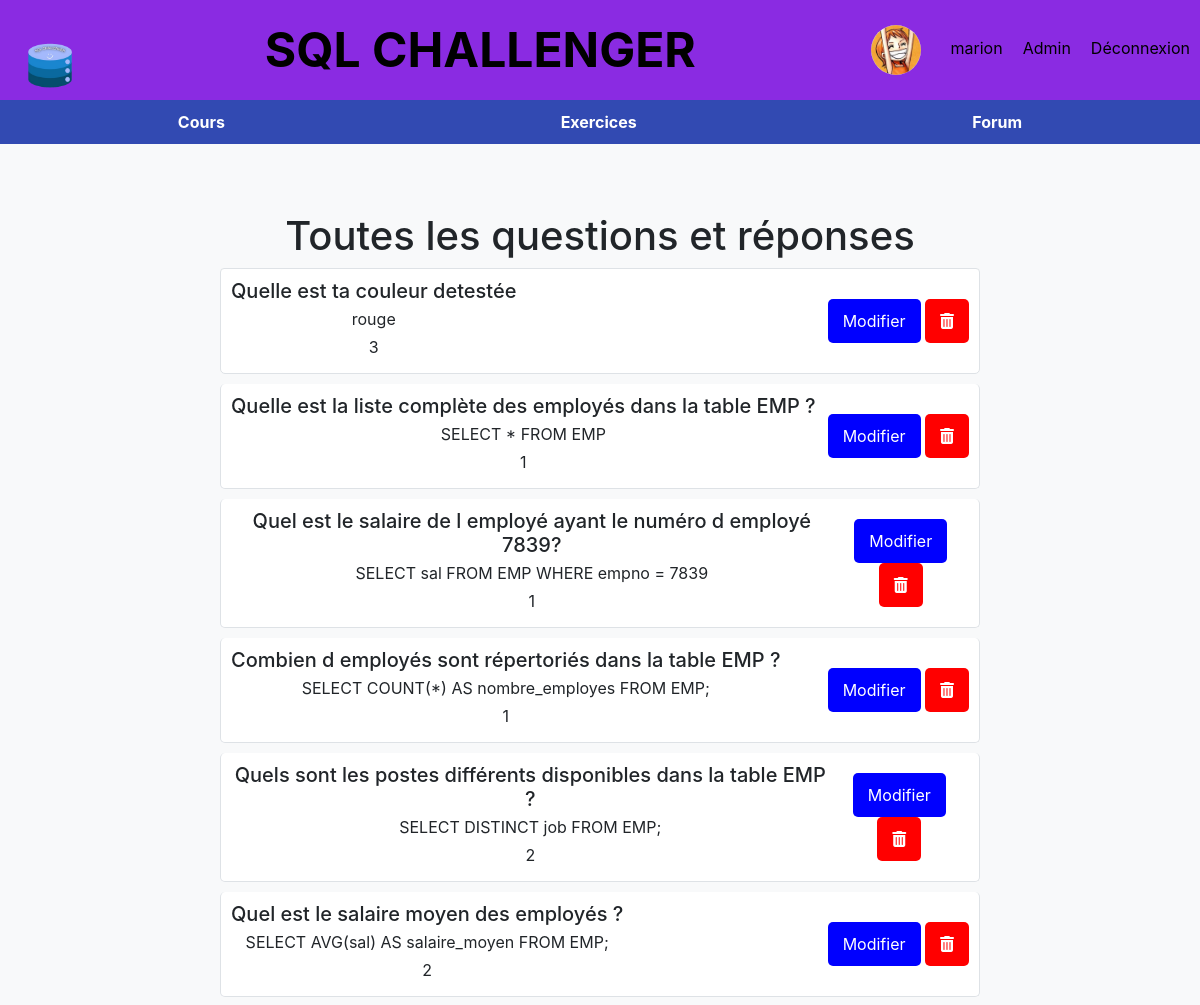
Page /gerer_questions.php (signed in, upper part) on the earlier database version.
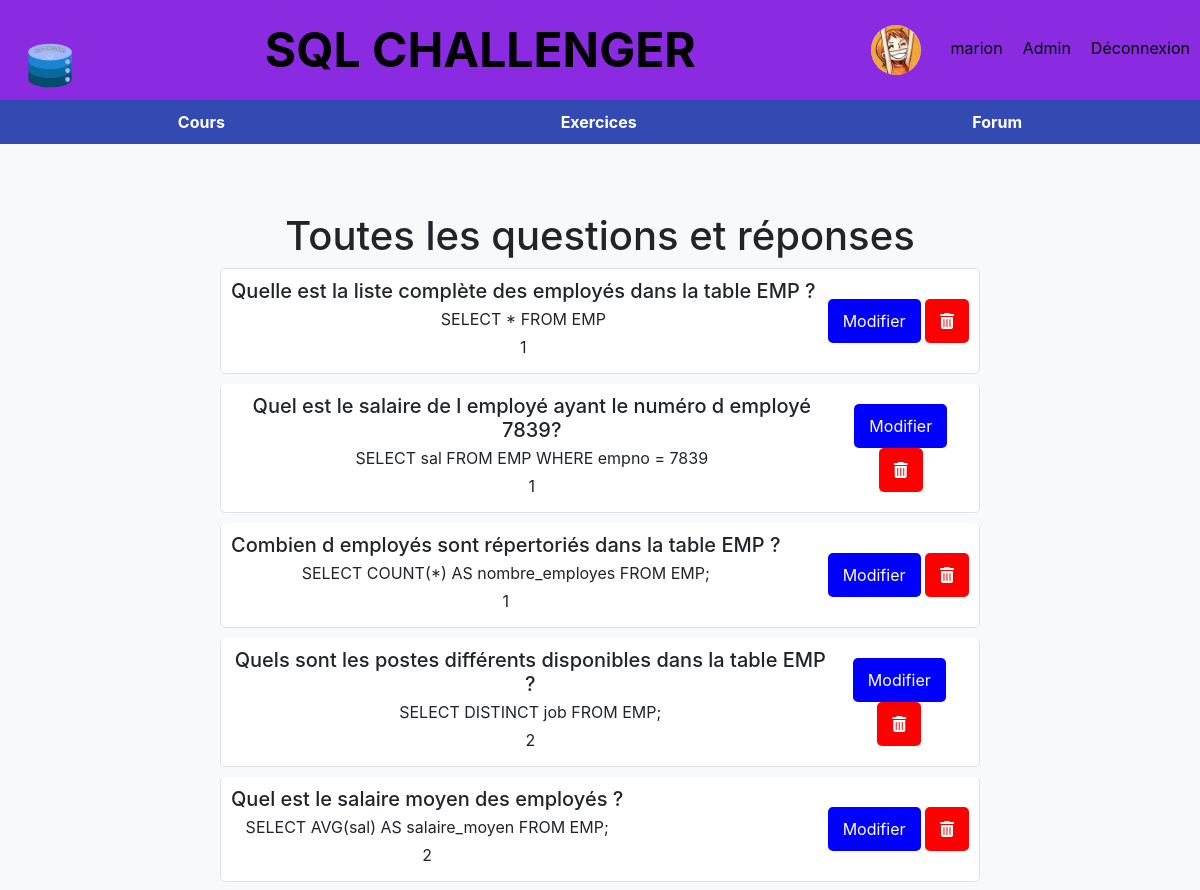
Same page on the later database version.
### tables this page shows
CREATE TABLE "utilisateurs" (
	"id"	INTEGER,
	"nom"	TEXT,
	"prenom"	TEXT,
	"email"	TEXT,
	password TEXT, adresse TEXT, username TEXT, level INT DEFAULT 0, photo_path TEXT, admin BOOLEAN DEFAULT false,
	PRIMARY KEY("id")
);

CREATE TABLE questions (
    id INTEGER PRIMARY KEY,
    question TEXT,
    reponse TEXT
, level INTEGER default 0, bdd VARCHAR(150));

### header.php (called while the page is built, shortened)
<?php
if (isset($_SESSION['username'])) {
    $username = $_SESSION['username'];
    $bdd = new SQLite3('database.sqlite');
    $query = "SELECT photo_path, admin FROM utilisateurs WHERE username = :username";
    $stmt = $bdd->prepare($query);
    $stmt->bindParam(':username', $username, SQLITE3_TEXT);
    $result = $stmt->execute();
    $userData = $result->fetchArray(SQLITE3_ASSOC);
} else {
    header('Location: connexion.php');
    exit();
}
?>

### gerer_questions.php (the view, shortened to what this page needs)
<?php
include('header.php');
$bdd = new SQLite3('database.sqlite');
$sql = "SELECT * FROM questions";
$resultat = $bdd->query($sql);
$questions = array();
while ($row = $resultat->fetchArray(SQLITE3_ASSOC)) {
    $questions[] = $row;
}
?>
<!DOCTYPE html>
<html lang="en">
<head>
    <link rel="stylesheet" href="https://stackpath.bootstrapcdn.com/bootstrap/4.5.2/css/bootstrap.min.css">
    <link rel="stylesheet" href="style/header_menu.css">
    <link rel="stylesheet" href="https://cdnjs.cloudflare.com/ajax/libs/font-awesome/6.0.0/css/all.min.css">
</head>
<body>
    <div class="header">
        <div class="logo">
            <img src="img/logo.png" alt="Logo SQL CHALLENGER">
        </div>
        <div class="header-title text-center">SQL CHALLENGER</div>
        <div class="header-links">
            <?php
            if (isset($_SESSION['username'])) {
                if (!empty($userData['photo_path'])) {
                    echo '<img src="' . $userData['photo_path'] . '" alt="Photo de profil" class="profile-photo">';
                }
                echo '<a href="account.php">' . $username . '</a>';
                if ($userData['admin']) {
                    echo '<a href="back_office.php">Admin</a>';
                }
                echo '<a href="logout.php">Déconnexion</a>';
            } else {
                echo '<a href="connexion.php">Connexion</a>';
                echo '<a href="inscription.php">Inscription</a>';
            }
            ?>
        </div>
    </div>
    <div class="menu">
        <a href="cours.php">Cours</a>
        <a href="exercices.php">Exercices</a>
        <a href="forum.php">Forum</a>
    </div>
    <div class="container mt-5">
        <h1>Toutes les questions et réponses</h1>
        <ul class="list-group">
            <?php foreach ($questions as $question): ?>
                <li class="list-group-item">
                    <div class="d-flex justify-content-between align-items-center">
                        <div>
                            <h5 class="mb-1"><?php echo $question['question']; ?></h5>
                            <p class="mb-1"><?php echo $question['reponse']; ?></p>
                            <p class="mb-1"><?php echo $question['level']; ?></p>
                        </div>
                        <div>
                            <form action="modifier_questions.php" method="post" style="display: inline;">
                                <button type="submit" class="btn-edit">Modifier</button>
                            </form>
                            <form action="suppr_questions.php" method="post" style="display: inline;">
                                <button type="submit" class="btn-delete"><i class="fas fa-trash-alt"></i></button>
                            </form>
                        </div>
                    </div>
                </li>
            <?php endforeach; ?>
        </ul>
    </div>
</body>
</html>

### style/header_menu.css (style rules this page uses)
body { background-color: #f8f9fa; }
.container { max-width: 800px; margin: 0 auto; padding: 20px; text-align: center; }
.header { background-color: blueviolet; color: #000000; padding: 10px; display: flex; justify-content: space-between; align-items: center; }
.header-title { font-size: 3rem; font-weight: bold; flex: 1; text-align: center; }
.header-links a { text-decoration: none; color: #000000; margin-left: 20px; }
.menu { background-color: #324AB2; color: #000000; padding: 10px; display: flex; justify-content: space-around; }
.menu a { text-decoration: none; color: #ffffff; font-weight: bold; }
.list-group-item { background-color: #ffffff; margin-bottom: 10px; border: 1px solid #dee2e6; border-radius: 5px; padding: 10px; }
.logo img { max-height: 80px; max-width: 100%; }
.profile-photo { width: 50px; height: 50px; border-radius: 50%; margin-right: 10px; }

### gerer_questions.php (style rules this page uses)
.btn-delete { background-color: #ff0000; color: #fff; border: none; padding: 10px 15px; border-radius: 5px; cursor: pointer; }
.btn-edit { background-color: #0000FF; color: #fff; border: none; padding: 10px 15px; border-radius: 5px; cursor: pointer; }

Differences in the rows shown:
removed questions: question "Quelle est ta couleur detestée", reponse "rouge", level "3"
